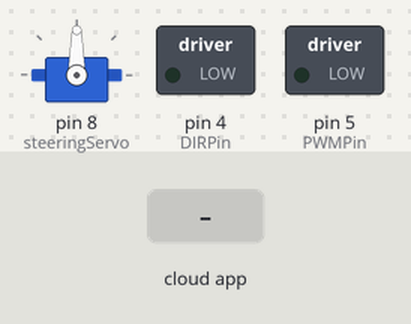
Simulated run of this sketch. Board: Arduino Uno, built with avr-gcc and run on an emulated ATmega328P. On the bench: servo, switched loads named in the sketch (green lamp = pin HIGH). The inputs (shaded band) are chosen by the test bench. The ROS host is connected and sends only what is stated.

Above: at 2.2 s.
2.3 s: the phone or cloud app sets linear.x to -100
At 2.6 s:
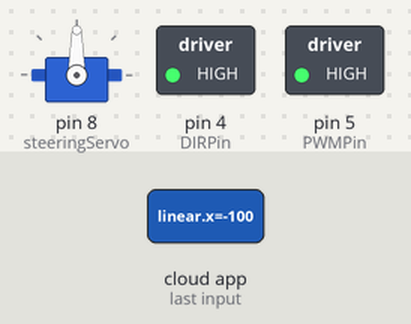
3.8 s: the phone or cloud app sets angular.z to -100
At 4.9 s:
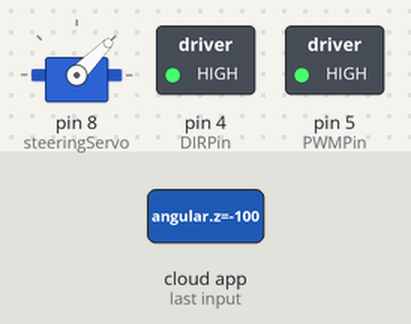
5.3 s: the phone or cloud app sets linear.x to 100
At 6.1 s:
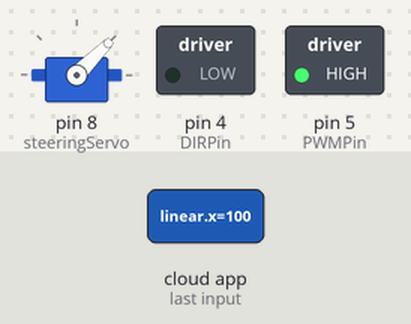
6.8 s: the phone or cloud app sets angular.z to 0
At 7.2 s:
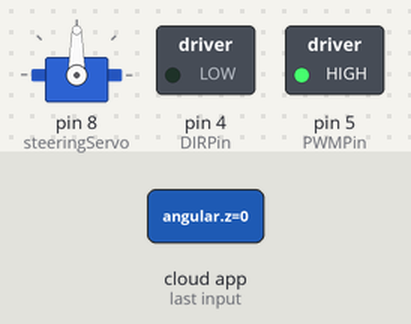
8.3 s: the phone or cloud app sets angular.z to 100
At 9.5 s:
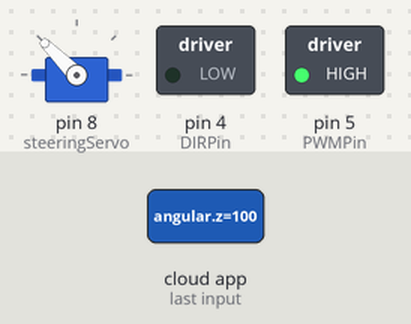
9.8 s: the phone or cloud app sets linear.x to 0
At 10.7 s:
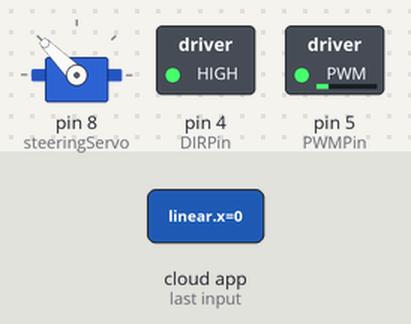
Timing chart, 0 to 12.3 s (numbered marks = the images above; inputs shaded):
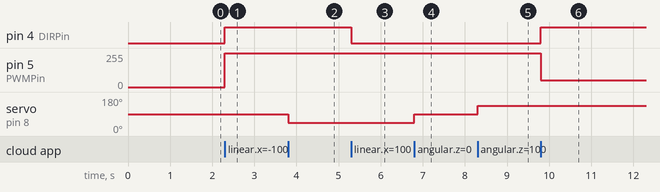

Measured:
- after the input at 2.3 s, pin 4 (DIRPin): LOW → HIGH at once; pin 5 (PWMPin): 0/255 → 255/255 at once
- after the input at 3.8 s, servo on pin 8 (steeringServo): 90° → 45° at once
- after the input at 5.3 s, pin 4 (DIRPin): HIGH → LOW at once
- after the input at 6.8 s, servo on pin 8 (steeringServo): 45° → 90° at once
- after the input at 8.3 s, servo on pin 8 (steeringServo): 90° → 135° at once
- after the input at 9.8 s, pin 4 (DIRPin): LOW → HIGH at once; pin 5 (PWMPin): 255/255 → 50/255 at once

The sketch:

AIBot.ino
```cpp
#if defined(ARDUINO) && ARDUINO >= 100
  #include "Arduino.h"
#else
  #include <WProgram.h>
#endif

#include <Servo.h>
#define USB_USBCON
#include <ros.h>
#include <std_msgs/UInt16.h>
#include <std_msgs/String.h>
#include <std_msgs/Int32.h>
#include <std_msgs/Empty.h>
#include <geometry_msgs/Twist.h>

ros::NodeHandle  nodeHandle;

const int minSteering = 45 ;
const int maxSteering = 135 ;
const int minThrottle = 50 ;
const int maxThrottle = 255 ;

//const int DIRPin[2] = {2, 4}; //L298N
//const int PWMPin = 5; //L298N
const int DIRPin = 4; //yfrobot motor driver PM-R3
const int PWMPin = 5;  //yfrobot motor driver
const int Forward = 0; //yfrobot motor driver
const int Backward = 1; //yfrobot motor driver

Servo steeringServo;


// Arduino 'map' funtion for floating point
double fmap (double toMap, double in_min, double in_max, double out_min, double out_max) {
  return (toMap - in_min) * (out_max - out_min) / (in_max - in_min) + out_min;
}

void driveCallback ( const geometry_msgs::Twist&  twistMsg )
{

  int steeringAngle = fmap(twistMsg.angular.z, -0.5, 0.5, minSteering, maxSteering) ;

  if (steeringAngle < minSteering) {
    steeringAngle = minSteering;
  }
  if (steeringAngle > maxSteering) {
    steeringAngle = maxSteering ;
  }
  steeringServo.write(steeringAngle) ;

  // ESC forward is between 0.5 and 1.0
  int escCommand ;
  escCommand = (int)fmap(abs(twistMsg.linear.x), 0.5, 1.0, minThrottle, maxThrottle) ;

  // Check to make sure throttle command is within bounds
  if (escCommand < minThrottle) {
    escCommand = minThrottle;
  }
  if (escCommand > maxThrottle) {
    escCommand = maxThrottle ;
  }
  if (twistMsg.linear.x >= 0.5){
  //digitalWrite(DIRPin[0],LOW);
  //digitalWrite(DIRPin[1],HIGH);
    digitalWrite(DIRPin,Forward);
  }else{
  //digitalWrite(DIRPin[0],HIGH);
  //digitalWrite(DIRPin[1],LOW);
    digitalWrite(DIRPin,Backward);
  }
  analogWrite(PWMPin,escCommand);

}

ros::Subscriber<geometry_msgs::Twist> driveSubscriber("/aibot/cmd_vel", &driveCallback) ;

void setup(){
  //for (int i=0; i<2; i++){
  //pinMode(DIRPin[i], OUTPUT);}
  pinMode(DIRPin, OUTPUT);
  pinMode(PWMPin, OUTPUT);
  Serial.begin(115200) ;
  // Intial Node
  nodeHandle.initNode();
  // Subscribe to the steering and throttle messages
  nodeHandle.subscribe(driveSubscriber) ;
  // Attach the servos to actual pins
  //steeringServo.attach(9); // Steering servo is attached to pin 9
  steeringServo.attach(8); // Steering servo is attached to pin 8
  // Steering centered is 90
  steeringServo.write(90) ;
  //digitalWrite(DIRPin[0],LOW);
  //digitalWrite(DIRPin[1],HIGH);
  digitalWrite(DIRPin,Forward);
  analogWrite(PWMPin,0);
  delay(1000) ;

}

void loop(){
  nodeHandle.spinOnce();
}
```
